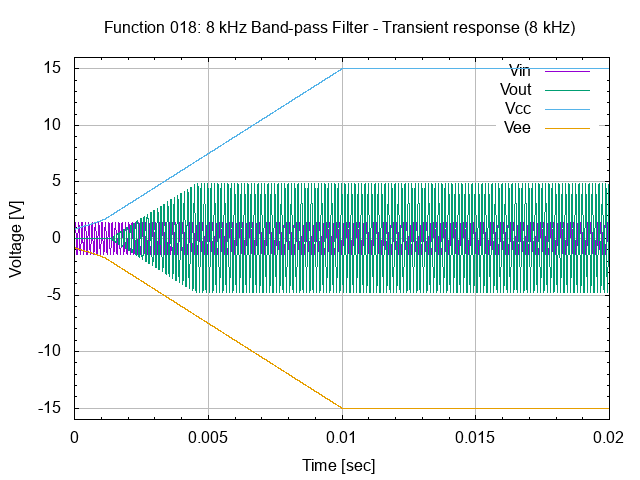

Recreate this plot in gnuplot.
# set terminal
set term png

#set graph
set output "26.018.00.01.01.02.png"
set title "Function 018: 8 kHz Band-pass Filter - Transient response (8 kHz)"

# setup Y-axis
set yrange [-16:16]
set grid ytics lt 1 lw 1 lc rgb "#bbbbbb"
set mytics
set ylabel "Voltage [V]"

# setup X-axis
set grid xtics lt 1 lw 1 lc rgb "#bbbbbb"
set mxtics
set xrange [0:0.02]
set xlabel "Time [sec]"

# setup plot style
set style data lines
plot '26.018.00.01.01.dat' using 1:2 title "Vin", \
     '26.018.00.01.01.dat' using 1:3 title "Vout", \
     '26.018.00.01.01.dat' using 1:4 title "Vcc", \
     '26.018.00.01.01.dat' using 1:5 title "Vee"

# set output back to default
set output

# reset terminal type
set terminal pop
